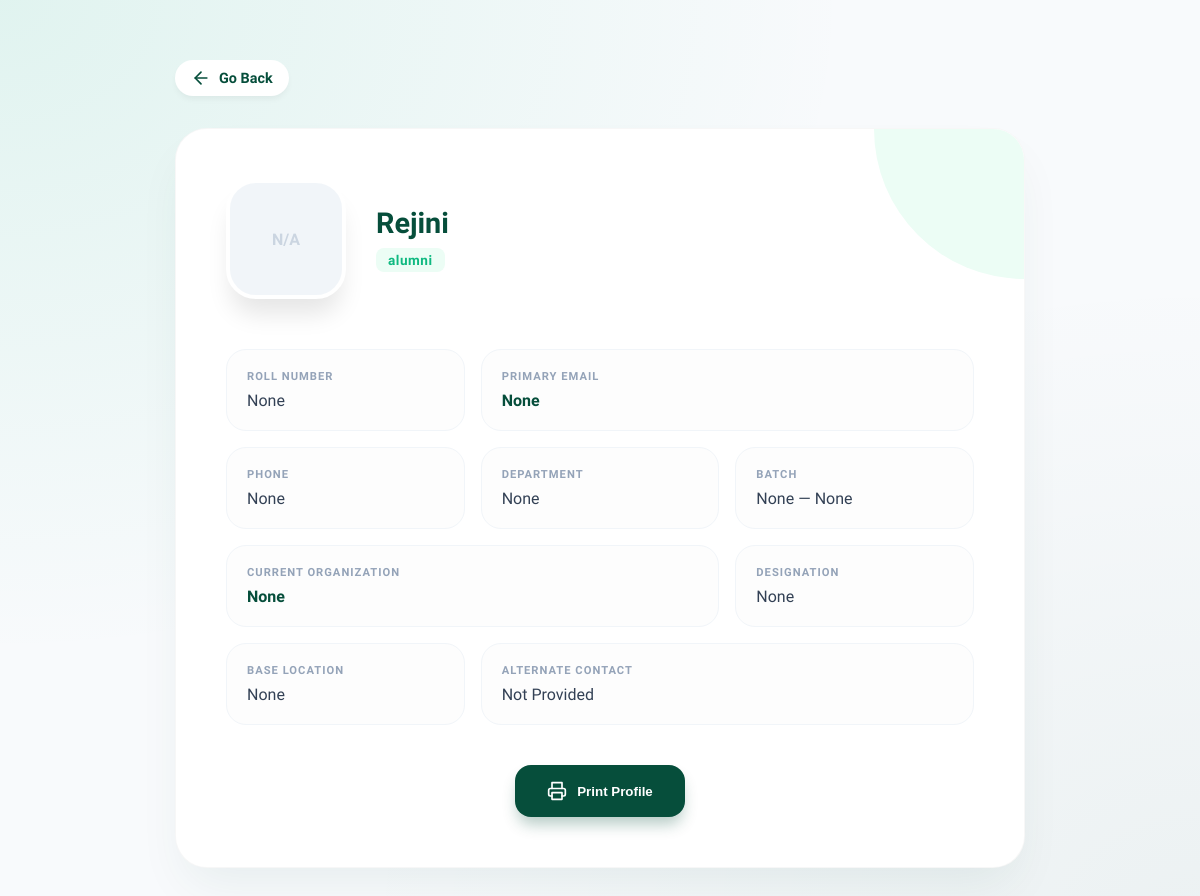
/alumni_app/admin/user/10/ (signed in), run on an earlier commit of the app's database.
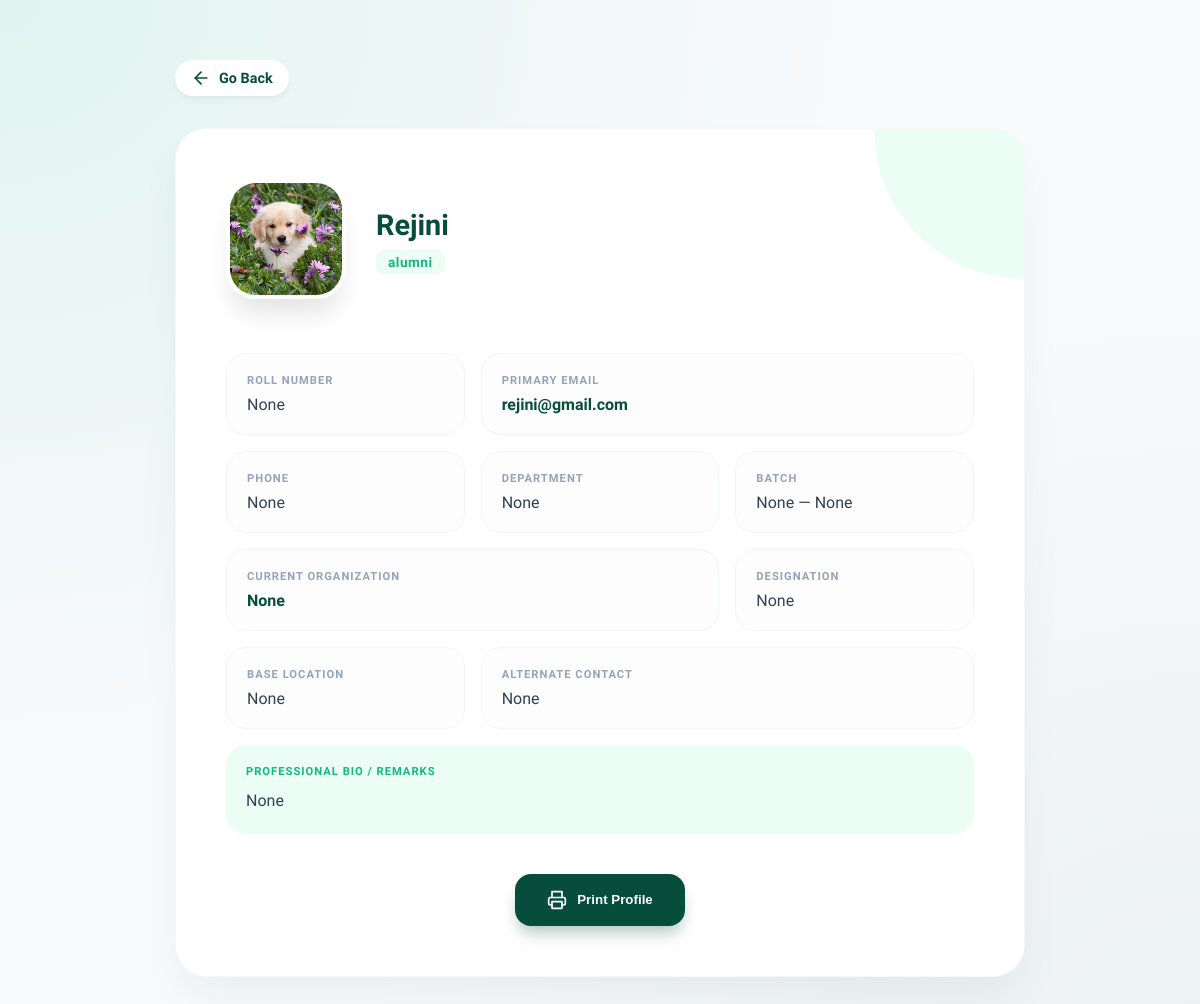
And on a later commit of the database.
### Alumni_app/models.py (models this page shows, shortened)
class Profile(models.Model):
    user = models.OneToOneField(User, on_delete=models.CASCADE)
    role = models.CharField(
        max_length=10,
        default='alumni',
        blank=True, null=True
    )
    profile_image = models.ImageField(upload_to='profiles/', blank=True, null=True)
    roll_no = models.CharField(max_length=20, blank=True, null=True)
    email = models.EmailField(max_length=254, blank=True, null=True)
    designation = models.CharField(max_length=150, blank=True, null=True)
    appointment_order = models.FileField(upload_to="appointment_orders/", blank=True, null=True)
    proof_id = models.FileField(upload_to="id", max_length=100, blank=True, null=True)
    company_id_image = models.FileField(upload_to="company_id/", max_length=100, blank=True, null=True)
    remarks = models.TextField(blank=True, null=True)
    department = models.CharField(max_length=100, blank=True, null=True)
    join_year = models.IntegerField(blank=True, null=True)
    passout_year = models.IntegerField(blank=True, null=True)
    address = models.TextField(blank=True, null=True)
    current_job = models.CharField(max_length=100, blank=True, null=True)
    company = models.CharField(max_length=100, blank=True, null=True)
    location = models.CharField(max_length=100, blank=True, null=True)
    phone = models.CharField(max_length=15, blank=True, null=True)
    alternate_phone = models.CharField(max_length=15, blank=True, null=True)
    linkedin_profile = models.URLField(blank=True, null=True)
    linked_in = models.URLField(max_length=200, blank=True, null=True)
    company_id = models.URLField(max_length=200, blank=True, null=True)
    google_scholar = models.URLField(max_length=200, blank=True, null=True)
    created_at = models.DateTimeField(auto_now=False, auto_now_add=True, null=True, blank=True)

### Alumni_app/views.py (the view)
@login_required
def admin_view_user(request, pk):
    user = get_object_or_404(User, pk=pk)
    if request.method == "POST":
        new_password = request.POST.get("password")
        if new_password:
            user.set_password(new_password)
            user.save()
            return redirect("admin_view_user", pk=user.id)
    return render(
        request,
        "admin_view_user.html",
        {
            "user": user,
            "profile": user.profile
        }
    )

### Alumni_app/templates/admin_view_user.html (shortened to what this page needs)
<!DOCTYPE html>
<html lang="en">
<head>
</head>
<body>
<div class="container">
    <header class="nav-header">
        <a href="javascript:history.back()" class="btn-back-minimal">
            <svg width="20" height="20" viewBox="0 0 24 24" fill="none" stroke="currentColor" stroke-width="2" stroke-linecap="round" stroke-linejoin="round"><line x1="19" y1="12" x2="5" y2="12"></line><polyline points="12 19 5 12 12 5"></polyline></svg>
            Go Back
        </a>
    </header>
    <main class="profile-canvas">
        <div class="content-relative">
            <section class="hero">
                <div class="avatar-container">
                    {% if profile.profile_image %}
                        <img src="{{ profile.profile_image.url }}" class="profile-img" alt="Alumni Photo">
                    {% else %}
                        <div class="profile-img" style="background: #f1f5f9; display: flex; align-items: center; justify-content: center; color: #cbd5e1; font-weight: 700;">N/A</div>
                    {% endif %}
                </div>
                <div class="hero-text">
                    <h1>{{ user.username }}</h1>
                    <span class="role-badge">{{ profile.role }}</span>
                </div>
            </section>
            <section class="bento-grid">
                <div class="bento-card">
                    <span class="label">Roll Number</span>
                    <div class="value">{{ profile.roll_no }}</div>
                </div>
                <div class="bento-card span-2">
                    <span class="label">Primary Email</span>
                    <div class="value highlight-value">{{ profile.email }}</div>
                </div>
                <div class="bento-card">
                    <span class="label">Phone</span>
                    <div class="value">{{ profile.phone }}</div>
                </div>
                <div class="bento-card">
                    <span class="label">Department</span>
                    <div class="value">{{ profile.department }}</div>
                </div>
                <div class="bento-card">
                    <span class="label">Batch</span>
                    <div class="value">{{ profile.join_year }} — {{ profile.passout_year }}</div>
                </div>
                <div class="bento-card span-2">
                    <span class="label">Current Organization</span>
                    <div class="value highlight-value">{{ profile.company }}</div>
                </div>
                <div class="bento-card">
                    <span class="label">Designation</span>
                    <div class="value">{{ profile.designation }}</div>
                </div>
                <div class="bento-card">
                    <span class="label">Base Location</span>
                    <div class="value">{{ profile.location }}</div>
                </div>
                <div class="bento-card span-2">
                    <span class="label">Alternate Contact</span>
                    <div class="value">{{ profile.alternate_phone|default:"Not Provided" }}</div>
                </div>
            </section>
            {% if profile.remarks %}
            <div class="bento-card" style="margin-top: 16px; background: var(--pale-emerald); border: none;">
                <span class="label" style="color: var(--soft-emerald);">Professional Bio / Remarks</span>
                <div class="value" style="line-height: 1.6; margin-top: 10px;">{{ profile.remarks }}</div>
            </div>
            {% endif %}
            <footer class="footer-actions">
                <button onclick="window.print()" class="btn-primary">
                    Print Profile
                </button>
            </footer>
        </div>
    </main>
</div>
</body>
</html>

### Alumni_app/templates/admin_view_user.html (style rules this page uses)
:root { --primary-emerald: #064e3b; --soft-emerald: #10b981; --pale-emerald: #ecfdf5; --white: #ffffff; --slate-700: #334155; --slate-400: #94a3b8; }
* { box-sizing: border-box; transition: all 0.3s cubic-bezier(0.4, 0, 0.2, 1); }
body { font-family: 'Plus Jakarta Sans', sans-serif; background-color: #f8fafc; background-image: radial-gradient(at 0% 0%, rgba(16, 185, 129, 0.1) 0px, transparent 50%), radial-gradient(at 100% 100%, rgba(6, 78, 59, 0.05) 0px, transparent 50%); color: var(--slate-700); margin: 0; padding: 60px 20px; min-height: 100vh; }
.container { max-width: 850px; margin: auto; }
.nav-header { display: flex; justify-content: space-between; align-items: center; margin-bottom: 2rem; }
.btn-back-minimal { text-decoration: none; color: var(--primary-emerald); font-weight: 600; font-size: 0.9rem; display: flex; align-items: center; gap: 8px; padding: 8px 16px; border-radius: 50px; background: var(--white); box-shadow: 0 4px 6px -1px rgba(0, 0, 0, 0.05); }
.profile-canvas { background: var(--white); border-radius: 32px; padding: 50px; border: 1px solid rgba(0, 0, 0, 0.03); box-shadow: 0 25px 50px -12px rgba(6, 78, 59, 0.08); position: relative; overflow: hidden; }
.profile-canvas::before { content: ''; position: absolute; top: 0; right: 0; width: 150px; height: 150px; background: var(--pale-emerald); border-radius: 0 0 0 100%; z-index: 0; }
.content-relative { position: relative; z-index: 1; }
.hero { display: flex; align-items: center; gap: 30px; margin-bottom: 50px; }
.avatar-container { position: relative; }
.profile-img { width: 120px; height: 120px; border-radius: 30px; object-fit: cover; box-shadow: 0 20px 25px -5px rgba(0, 0, 0, 0.1); border: 4px solid var(--white); }
.hero-text h1 { font-size: 1.8rem; margin: 0; color: var(--primary-emerald); font-weight: 700; }
.role-badge { display: inline-block; margin-top: 8px; padding: 4px 12px; background: var(--pale-emerald); color: var(--soft-emerald); border-radius: 8px; font-size: 0.85rem; font-weight: 600; letter-spacing: 0.5px; }
.bento-grid { display: grid; grid-template-columns: repeat(3, 1fr); gap: 16px; }
.bento-card { background: #fdfdfd; border: 1px solid #f1f5f9; padding: 20px; border-radius: 20px; }
.span-2 { grid-column: span 2; }
.label { font-size: 0.7rem; font-weight: 700; color: var(--slate-400); text-transform: uppercase; letter-spacing: 1px; margin-bottom: 8px; display: block; }
.value { font-size: 1rem; font-weight: 500; color: var(--slate-700); }
.highlight-value { color: var(--primary-emerald); font-weight: 600; }
.footer-actions { margin-top: 40px; display: flex; justify-content: center; }
.btn-primary { background: var(--primary-emerald); color: var(--white); padding: 16px 32px; border-radius: 16px; font-weight: 600; border: none; cursor: pointer; box-shadow: 0 10px 15px -3px rgba(6, 78, 59, 0.3); display: flex; align-items: center; gap: 10px; }

What changed in the data, as far as the page shows it:
changed Profile "None": profile_image: picture added; email "None" → "rejini@gmail.com"; alternate_phone "Not Provided" → "None"; remarks (not shown) → "None"; profile_image empty → "profiles/dog_saqKdmS.jpg" (drawn)
Also different on the page:
text no longer shown: "N/A"
text now shown: "PROFESSIONAL BIO / REMARKS"
